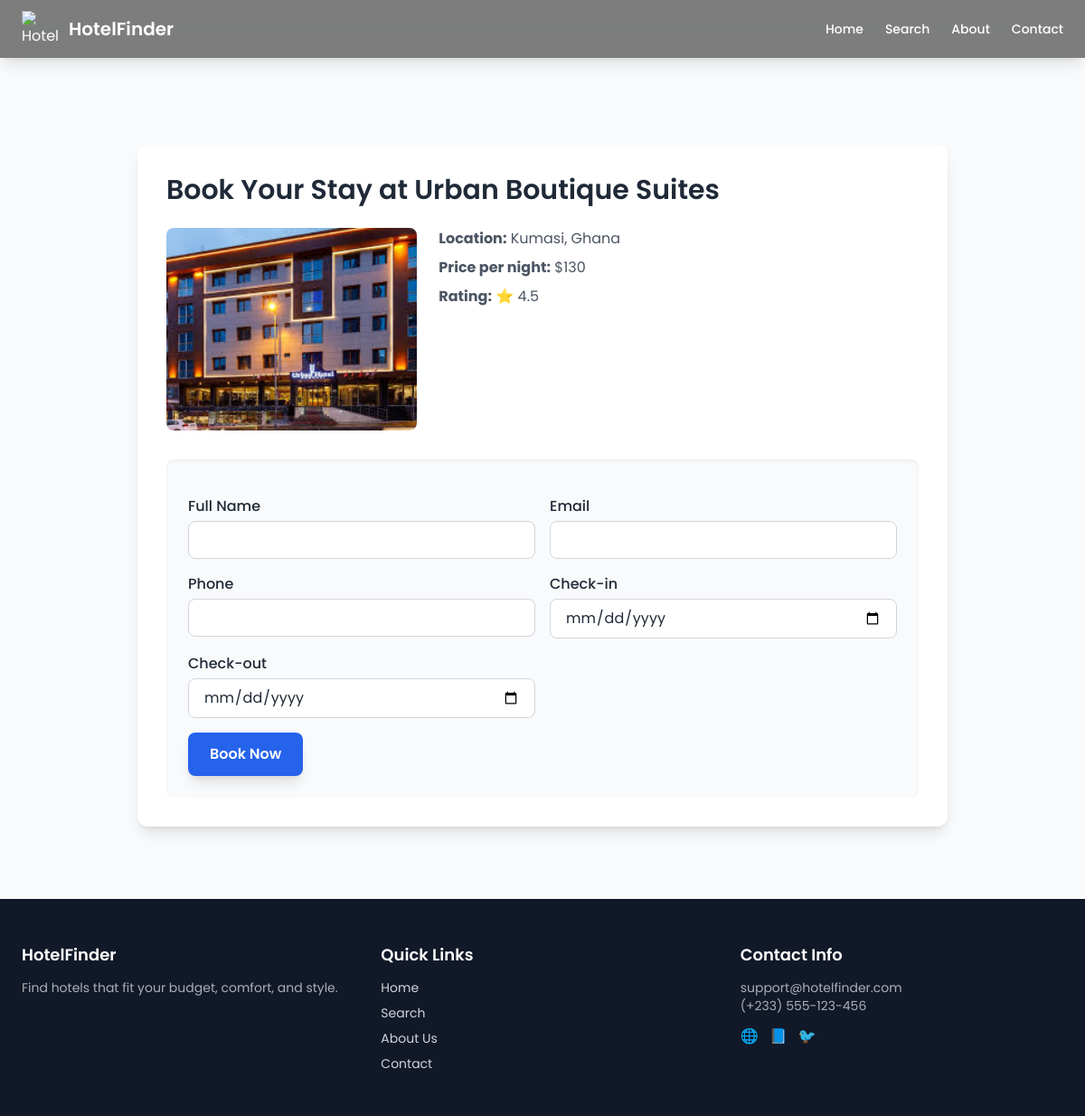
The page /hotel/2/book/ on the database its author committed.
### hotel/models.py (models this page shows, shortened)
class hotel(models.Model):
    hotel_name = models.CharField(max_length=100)
    hotel_price = models.IntegerField()
    hotel_description = models.TextField()
    location = models.CharField(max_length=200, blank=True, null=True)
    rating = models.DecimalField(max_digits=3, decimal_places=1, default=0.0)
    image = image = models.ImageField(upload_to='hotels/', blank=True, null=True)

### hotel/views.py (the view, shortened to what this page needs)
# urls.py: path("hotel/<int:hotel_id>/book/", views.book_hotel, name="book_hotel"),
def book_hotel(request, hotel_id):
    hotel_obj = get_object_or_404(hotel, id=hotel_id)
    pre_check_in = request.GET.get('check_in', '')
    pre_check_out = request.GET.get('check_out', '')
    context = {
        "hotel": hotel_obj,
        "check_in": pre_check_in,
        "check_out": pre_check_out,
    }
    return render(request, "hotel/book_hotel.html", context)

### hotel/templates/hotel/book_hotel.html (shortened to what this page needs)
{% extends 'hotel/base.html' %}
{% block content %}
<section class="max-w-4xl mx-auto mt-20 mb-20 bg-white shadow-lg rounded-xl p-8">
    <h2 class="text-3xl font-semibold mb-6">Book Your Stay at {{ hotel.hotel_name }}</h2>
    <div class="flex flex-col md:flex-row mb-8">
        <img src="{{ hotel.image.url }}" alt="{{ hotel.hotel_name }}" class="w-full md:w-1/3 h-56 object-cover rounded-lg mb-4 md:mb-0 md:mr-6">
        <div class="md:flex-1">
            <p class="text-gray-600 mb-2"><strong>Location:</strong> {{ hotel.location }}</p>
            <p class="text-gray-600 mb-2"><strong>Price per night:</strong> ${{ hotel.hotel_price }}</p>
            <p class="text-gray-600"><strong>Rating:</strong> ⭐ {{ hotel.rating|default:"4.5" }}</p>
        </div>
    </div>
    <form method="POST" class="space-y-4 bg-gray-50 p-6 rounded-lg shadow-inner">
        <div class="grid grid-cols-1 md:grid-cols-2 gap-4">
            <div>
                <label class="block mb-1 font-medium">Full Name</label>
                <input type="text" name="full_name" required
                       class="w-full px-4 py-2 rounded-lg border border-gray-300 focus:outline-none focus:ring-2 focus:ring-blue-500">
            </div>
            <div>
                <label class="block mb-1 font-medium">Email</label>
                <input type="email" name="email" required
                       class="w-full px-4 py-2 rounded-lg border border-gray-300 focus:outline-none focus:ring-2 focus:ring-blue-500">
            </div>
            <div>
                <label class="block mb-1 font-medium">Phone</label>
                <input type="text" name="phone" required
                       class="w-full px-4 py-2 rounded-lg border border-gray-300 focus:outline-none focus:ring-2 focus:ring-blue-500">
            </div>
            <div>
                <label class="block mb-1 font-medium">Check-in</label>
                <input type="date" name="check_in" required
                       class="w-full px-4 py-2 rounded-lg border border-gray-300 focus:outline-none focus:ring-2 focus:ring-blue-500">
            </div>
            <div>
                <label class="block mb-1 font-medium">Check-out</label>
                <input type="date" name="check_out" required
                       class="w-full px-4 py-2 rounded-lg border border-gray-300 focus:outline-none focus:ring-2 focus:ring-blue-500">
            </div>
        </div>
        <button type="submit"
                class="w-full md:w-auto bg-blue-600 hover:bg-blue-700 text-white font-semibold px-6 py-3 rounded-lg shadow-lg transition transform hover:scale-[1.02]">
            Book Now
        </button>
    </form>
</section>
{% endblock %}

### hotel/templates/hotel/base.html (style rules this page uses)
body { font-family: 'Poppins', sans-serif; }

### rows shown on the page
hotel: hotel_name "Urban Boutique Suites", image (picture), location "Kumasi, Ghana", hotel_price "130", rating "4.5"
